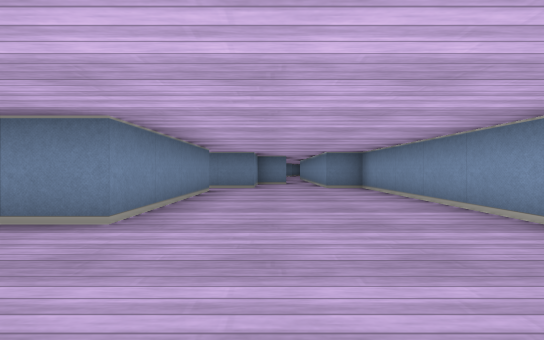
view 1 (above)

24 first-person views from a walk through a cub3D ray-caster map. The camera is about half as high as the walls, looks level and sees 90° across. The floor is counted in squares. Each view is taken from the middle of a square. On the plan, view 1 faces up. The plan holds only what a view shows up to about 9 squares ahead; the rest is blank.

view 2
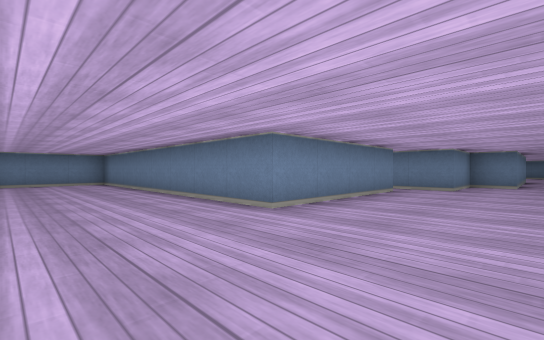

view 3
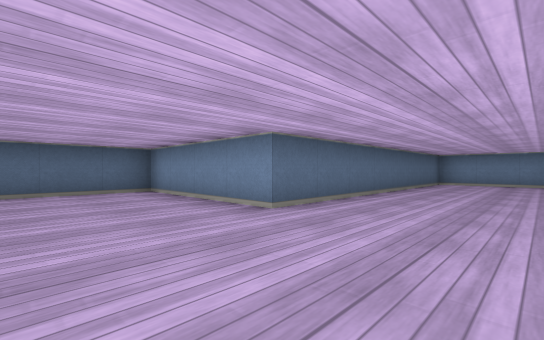

view 4
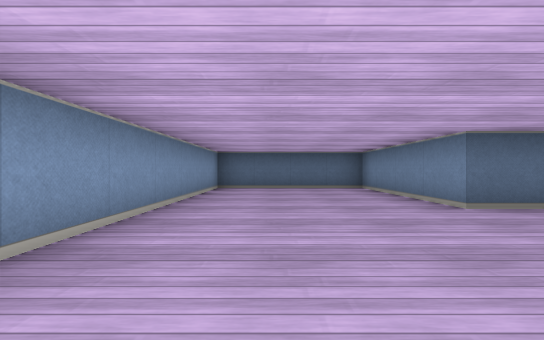

view 5
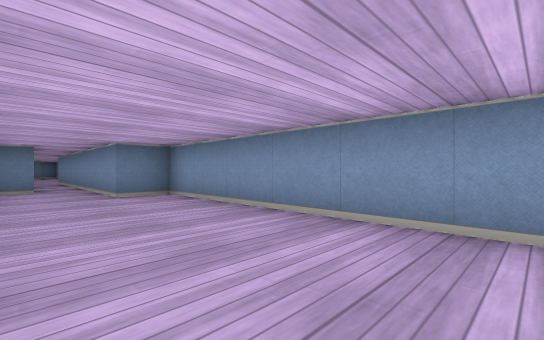

view 6
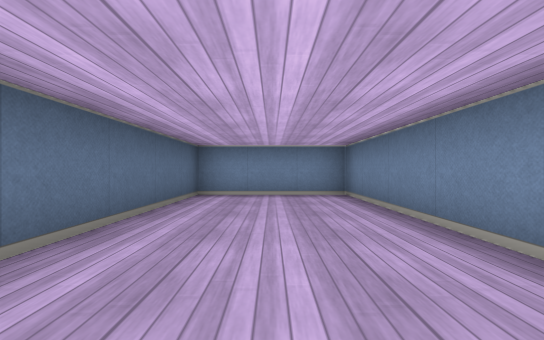

view 7
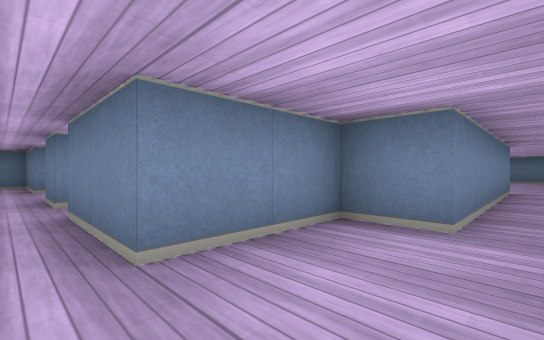

view 8
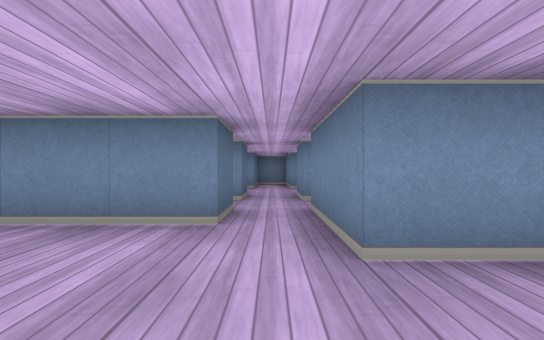

view 9
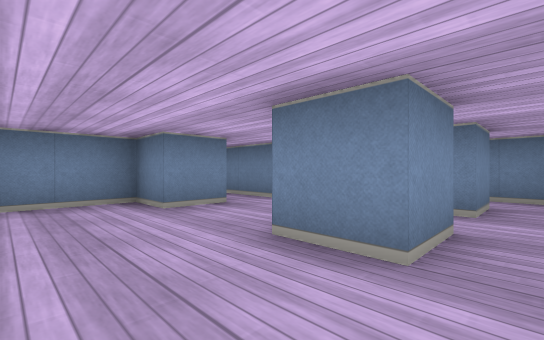

view 10
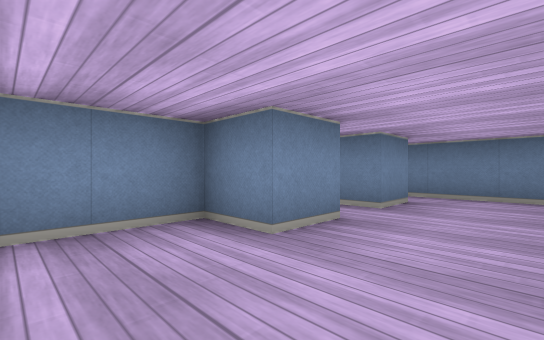

view 11
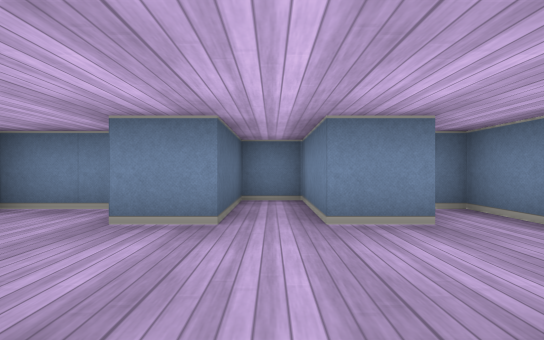

view 12
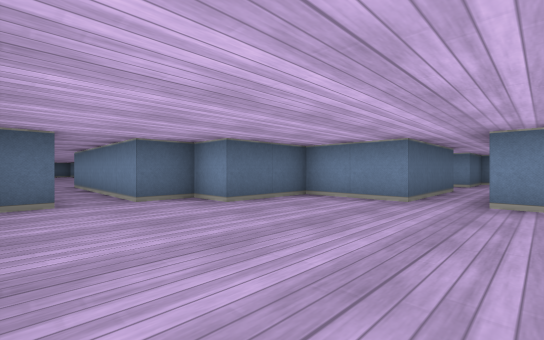

view 13
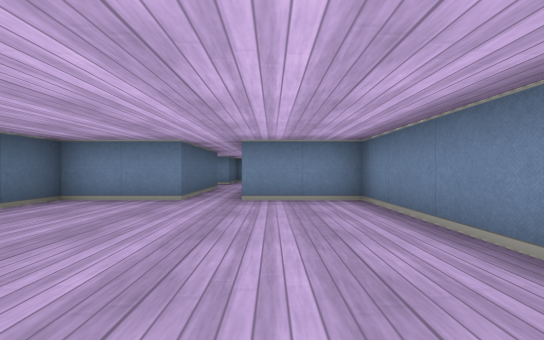

view 14
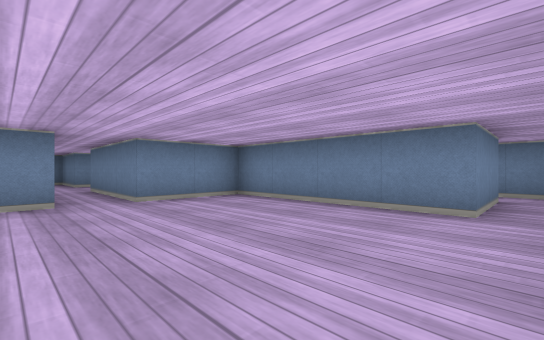

view 15
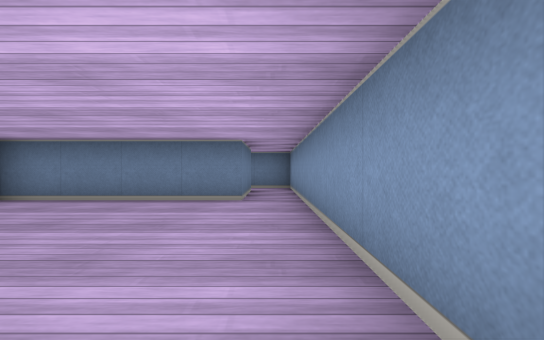

view 16
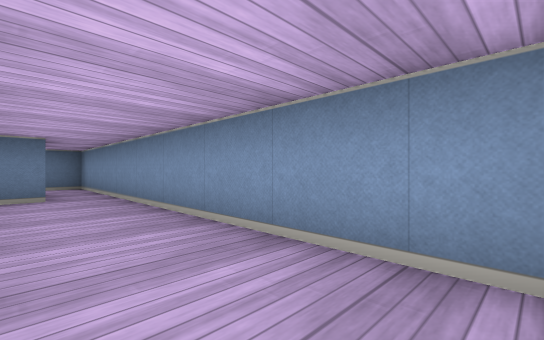

view 17
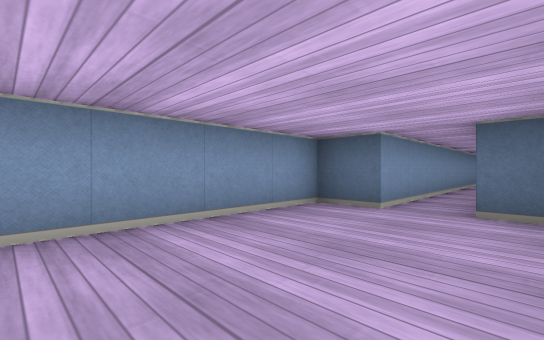

view 18
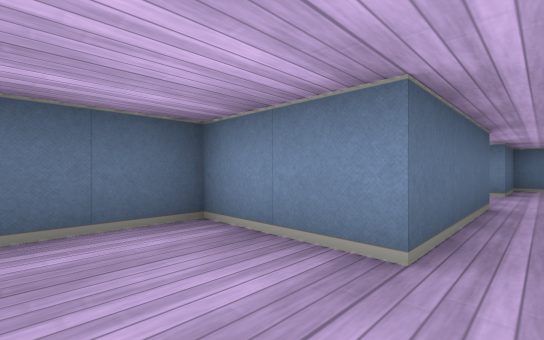

view 19
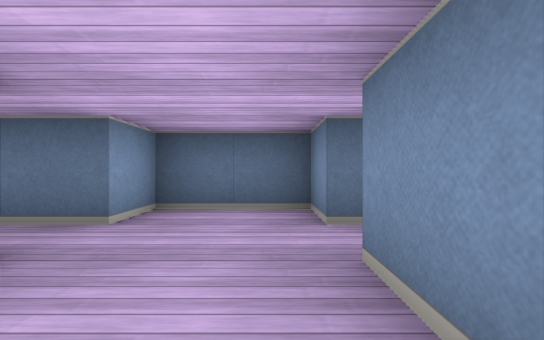

view 20
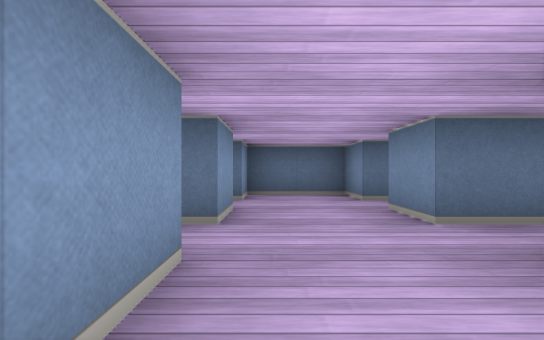

view 21
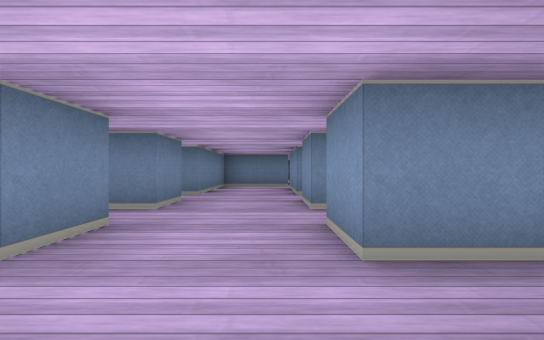

view 22
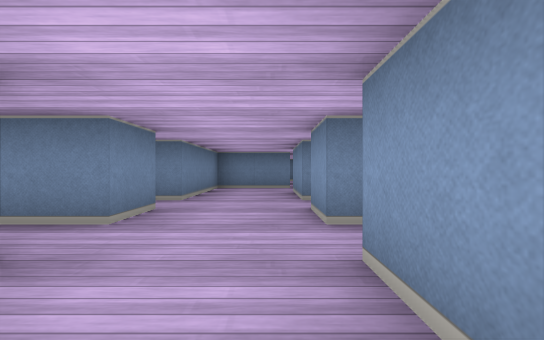

view 23
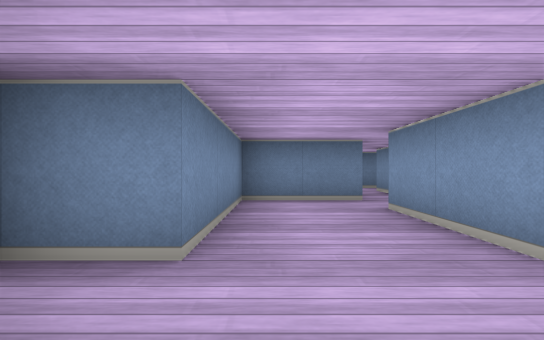

view 24
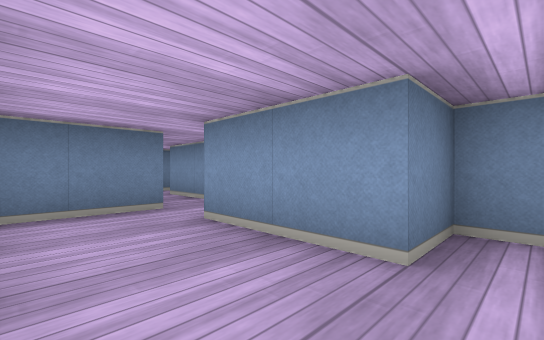

### Floor plan
Points are (right, up) in squares from view 1. A wall is a line through its corners. A room is listed if a view was taken in it or the views show most of it. See-through windows are left out.
Room 1 (views 1, 2, 3, 4, 5, 6, 7, 8)
walls: (-2.5, 6.5) (-1.5, 6.5) (-1.5, 2.5) (-9.5, 2.5) (-9.5, -0.5) (-1.5, -0.5) (-1.5, -4.5) (2.5, -4.5) (2.5, 7.5) (1.5, 7.5) (1.5, 9.5); (0.5, 9.5) (-0.5, 9.5) (-0.5, 7.5) (-2.5, 7.5)
ways out: opening at (-2, 7) to room 2; opening at (1, 10) to room 3
Room 2 (views 9, 10, 11)
walls: (-4.5, 6.5) (-3.5, 6.5) (-3.5, 5.5) (-4.5, 5.5); (-3.5, 8.5) (-3.5, 7.5) (-4.5, 7.5); (-6.5, 8.6) (-6.5, 7.5) (-8.5, 7.5) (-8.5, 6.5) (-6.5, 6.5) (-6.5, 5.5) (-7.5, 5.5) (-7.5, 3.5); (-3, 9.5) (-7.5, 9.5) (-7.5, 9)
ways out: opening at (-2, 7) to room 1
Room 3 (views 12, 13, 14, 15, 16, 17, 18)
walls: (1.5, 20.5) (-2.5, 20.5) (-2.5, 18.5) (-5.5, 18.5); (-5.5, 17.5) (-2.5, 17.5) (-2.5, 15.5) (-0.5, 15.5) (-0.5, 14.5) (0.5, 14.5) (0.5, 9.5); (1.5, 9.5) (1.5, 14.5) (2.5, 14.5) (2.5, 20.5)
ways out: opening at (1, 10) to room 1; opening at (-5, 18) to room 6; opening at (2, 21.5)
Room 4 (views 19, 23)
walls: (-8.5, 19.5) (-7.5, 19.5) (-7.5, 18.5); (-7.5, 21.5) (-7.5, 20.5) (-8.5, 20.5); (-5.5, 20.5) (-5.5, 21.5); (-5.5, 18.5) (-5.5, 19.5)
ways out: opening at (-6.5, 21) to room 5; opening at (-6.5, 19) to room 6
Room 5 (views 20, 24)
walls: (-5.4, 25.5) (-7.5, 25.5) (-7.5, 22.5) (-8.5, 22.5); (-4.5, 22) (-4.5, 22.5) (-5.5, 22.5) (-5.5, 24.5); (-4.5, 26.1) (-4.5, 27.5)
ways out: opening at (-6.5, 21) to room 4; opening at (-5, 26.5)
Room 6 (views 21, 22)
walls: (-7.5, 18.5) (-9.2, 18.5); (-9.5, 18) (-9.5, 17.5) (-7.5, 17.5) (-7.5, 16.5) (-5.5, 16.5) (-5.5, 17.5)
ways out: opening at (-5, 18) to room 3; opening at (-6.5, 19) to room 4

Positions as (right, up) in squares from view 1, and headings:
1: (0, 0), facing up
2: (1, 0), facing up-left
3: (1, 2), facing down-left
4: (1, 3), facing down
5: (0, 2), facing up-right
6: (-4, 1), facing left
7: (1, 7), facing up-left
8: (1, 7), facing left
9: (-3, 4), facing up-left
10: (-5, 4), facing up-left
11: (-4, 7), facing left
12: (2, 19), facing down-left
13: (2, 19), facing left
14: (2, 17), facing up-left
15: (2, 16), facing up
16: (1, 15), facing up-right
17: (0, 18), facing down-right
18: (-1, 18), facing down-left
19: (-7, 20), facing down
20: (-6, 22), facing down
21: (-6, 17), facing up
22: (-6, 18), facing up
23: (-7, 21), facing up
24: (-7, 22), facing up-right
